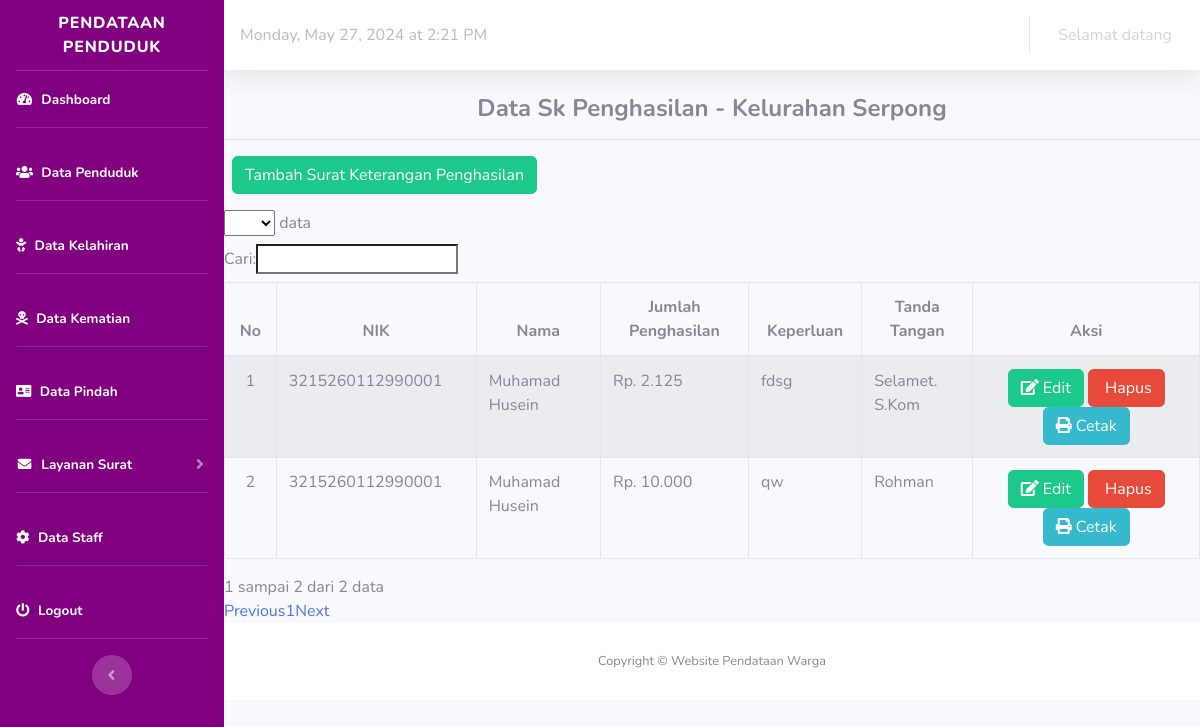
The app's page /index.php/penghasilan, older data.
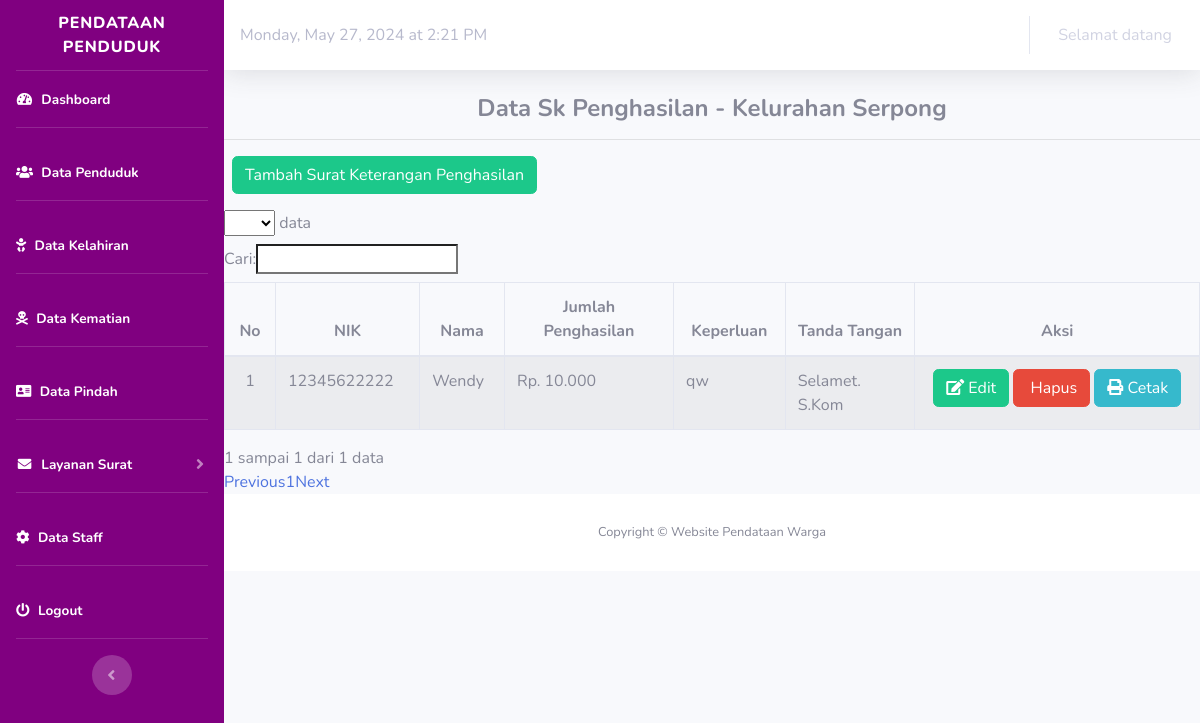
The same page, newer data.
### tables this page shows
CREATE TABLE `penghasilan` (
  `id_penghasilan` int(50) NOT NULL,
  `id_pejabat` int(11) NOT NULL,
  `nik` varchar(30) NOT NULL,
  `keperluan_penghasilan` text NOT NULL,
  `jumlah_penghasilan` int(11) NOT NULL,
  `foto` varchar(255) NOT NULL,
  `tanggal_penghasilan` date NOT NULL
);

CREATE TABLE `penduduk` (
  `nik` bigint(16) NOT NULL,
  `no_kk` bigint(16) NOT NULL,
  `nama` varchar(50) NOT NULL,
  `tempat_lahir` varchar(20) NOT NULL,
  `tanggal_lahir` date NOT NULL,
  `jenis_kelamin` varchar(20) NOT NULL,
  `alamat` varchar(100) NOT NULL,
  `rt` varchar(5) NOT NULL,
  `rw` varchar(50) NOT NULL,
  `agama` varchar(20) NOT NULL,
  `status_perkawinan` varchar(20) NOT NULL,
  `pendidikan` varchar(50) NOT NULL,
  `pekerjaan` varchar(20) NOT NULL,
  `status` varchar(50) NOT NULL,
  `golongan_darah` varchar(20) NOT NULL,
  `kewarganegaraan` varchar(20) NOT NULL
);

CREATE TABLE `pejabat` (
  `id_pejabat` int(11) NOT NULL,
  `nama_pejabat` varchar(255) NOT NULL,
  `nip_pejabat` varchar(255) NOT NULL,
  `jabatan_pejabat` varchar(255) NOT NULL
);

### application/controllers/Penghasilan.php (called while the page is built, shortened)
<?php
class Penghasilan extends CI_Controller
{
    public function __construct()
    {
        $this->load->model('M_penghasilan');
        $this->load->model('m_penduduk');
    }
    public function index()
    {
        $data['title'] = "Data Sk Penghasilan - Kelurahan Serpong";
        $data['surat'] = $this->M_penghasilan->daftar_penghasilan();
        $this->load->view('template/header');
        $this->load->view('template/sidebar');
        $this->load->view('template/topbar');
        $this->load->view('surat/penghasilan/daftar_surat_penghasilan', $data);
        $this->load->view('template/footer');
    }
}

### index.php (called while the page is built, shortened)
<?php
require_once BASEPATH.'core/CodeIgniter.php';

### application/models/M_penghasilan.php (called while the page is built, shortened)
<?php
class M_penghasilan extends CI_Model
{
    public function daftar_penghasilan()
    {
        $this->db->from('penghasilan');
        $this->db->join('penduduk', 'penghasilan.nik=penduduk.nik');
        $this->db->join('pejabat', 'penghasilan.id_pejabat=pejabat.id_pejabat');
        return $this->db->get()->result();
    }
}

### application/views/surat/penghasilan/daftar_surat_penghasilan.php (the view, shortened to what this page needs)
<div class="content-wrapper">
    <section class="content">
        <div class="box box-info">
            <div class="box-header">
                <h4 style="text-align:center"><b><?= $title ?></b></h4>
                <hr>
            </div>
            <div class="box-body table-responsive">
                <p>
                    <a href="<?php echo base_url('Penghasilan/tambah'); ?>" class="btn btn-success ml-2">Tambah Surat
                        Keterangan Penghasilan</a>
                </p>
                <table id="data" class="table table-striped table-bordered" cellspacing="0" width="100%">
                    <thead>
                        <tr class="active">
                            <th style="text-align:center">No</th>
                            <th style="text-align:center">NIK</th>
                            <th style="text-align:center">Nama</th>
                            <th style="text-align:center">Jumlah Penghasilan</th>
                            <th style="text-align:center">Keperluan</th>
                            <th style="text-align:center">Tanda Tangan</th>
                            <th style="text-align:center">Aksi</th>
                        </tr>
                    </thead>
                    <tbody>
                        <?php
                        $no = 1;
                        foreach ($surat as $surat) {
                        ?>
                            <tr>
                                <td style="text-align:center"><?php echo $no; ?></td>
                                <td><?php echo $surat->nik; ?></td>
                                <td><?php echo $surat->nama; ?></td>
                                <td>Rp. <?= number_format($surat->jumlah_penghasilan,0, ',', '.'); ?></td>
                                <td><?php echo $surat->keperluan_penghasilan; ?></td>
                                <td><?php echo $surat->nama_pejabat; ?></td>
                                <td style="text-align:center">
                                    <a href="<?php echo base_url('Penghasilan/edit/' . $surat->id_penghasilan); ?>" class="btn btn-success btn-xs"><i class="fa fa-edit"></i> Edit</a>
                                    <a href="<?php echo base_url('Penghasilan/hapus/' . $surat->id_penghasilan); ?>" class="btn btn-danger btn-xs" onClick="return confirm('Yakin Akan Menghapus Data?');"><i class="fa fa-trash-o"></i> Hapus</a>
                                    <a target="blank" href="<?php echo base_url('Penghasilan/cetak/' . $surat->id_penghasilan); ?>" class="btn btn-info btn-xs"><i class="fa fa-print"></i> Cetak</a>
                            </tr>
                        <?php
                            $no++;
                        }
                        ?>
                    </tbody>
                </table>
            </div>
    </section>
</div>

Row changes from the older to the newer data that the page shows:
no longer on this page (row edited): penghasilan: penduduk.nik "3215260112990001", penduduk.nama "Muhamad Husein", jumlah_penghasilan "2.125", keperluan_penghasilan "fdsg", id_pejabat.nama_pejabat "Selamet. S.Kom"
no longer on this page (row edited): penghasilan: penduduk.nik "3215260112990001", penduduk.nama "Muhamad Husein", jumlah_penghasilan "10.000", keperluan_penghasilan "qw", id_pejabat.nama_pejabat "Rohman"
added penghasilan: penduduk.nik "12345622222", penduduk.nama "Wendy", jumlah_penghasilan "10.000", keperluan_penghasilan "qw", id_pejabat.nama_pejabat "Selamet. S.Kom"
Text that changed along with them:
text written by a page script: "data Cari: 1 sampai 2 dari 2 data Previous 1 Next" → "data Cari: 1 sampai 1 dari 1 data Previous 1 Next"
